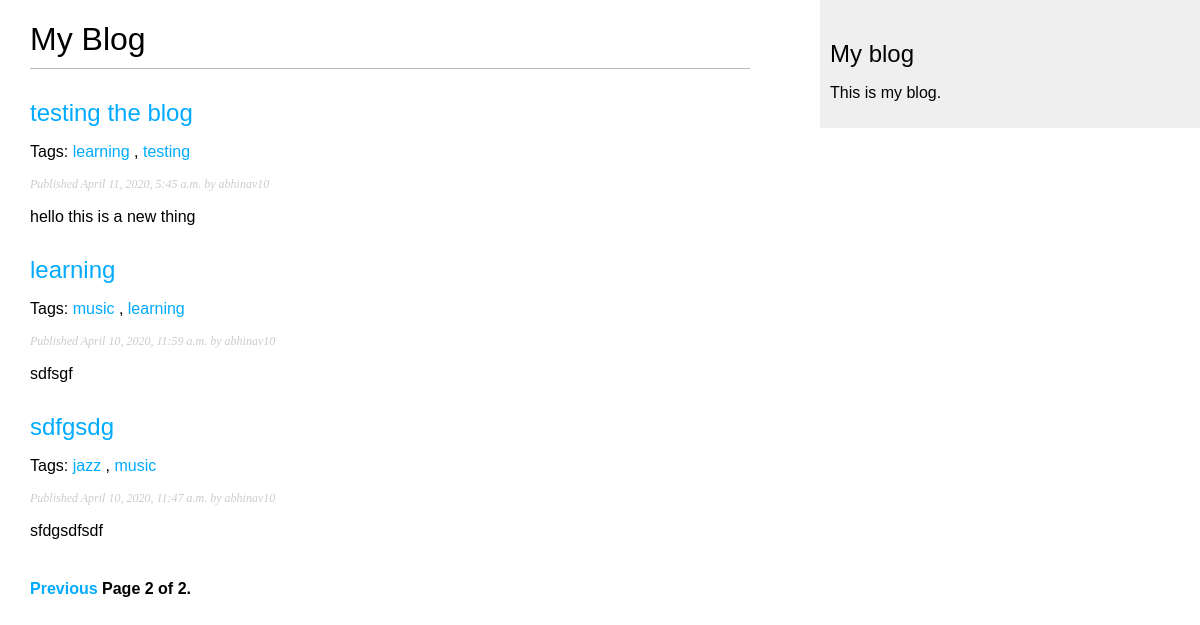
Screenshot of /blog/?page=2 with the database file from the repository.
### blog/models.py (models this page shows, shortened)
class Post(models.Model):
	STATUS_CHOICES = (
			('draft','Draft'),
			('published','Published')
		)
	title = models.CharField(max_length=250)
	slug = models.SlugField(max_length=250,unique_for_date='publish')  #short label containing only letters ,etc. for beautifl urls
	author = models.ForeignKey(User,related_name= 'blog_posts',on_delete=models.CASCADE)
	body = models.TextField()
	publish = models.DateTimeField(default = timezone.now)
	created = models.DateTimeField(auto_now_add = True)  #time for creation of object
	updated = models.DateTimeField(auto_now = True) #time for saving the object
	status = models.CharField(max_length=10,choices = STATUS_CHOICES,default = 'draft' )
	objects = models.Manager()
	published = PublishedManager()
	tags = TaggableManager()
	def get_absolute_url(self):
		return reverse('blog:post_detail',args=[self.publish.year,
												self.publish.strftime('%m'),
												self.publish.strftime('%d'),
												self.slug])
	class Meta:  #this contains meta deta of the model
		ordering = ('-publish',) # ordering must be a tuple or a list

### blog/views.py (the view)
# urls.py: url(r'^tag/(?P<tag_slug>[-\w]+)/$',views.post_list,name = 'post_list_by_tag'),
def post_list(request,tag_slug= None):
	object_list = Post.published.all()
	tag = None
	if tag_slug:
		tag = get_object_or_404(Tag,slug= tag_slug)
		object_list = object_list.filter(tags__in = [tag])
	paginator = Paginator(object_list,3) #3 posts in each page
	page = request.GET.get('page')
	try:
		posts = paginator.page(page)
	except PageNotAnInteger:
		posts = paginator.page(1)
	except EmptyPage:
		posts = paginator.page(paginator.num_pages)
	return render(request,'blog/post/list.html',{'page':page,'posts':posts,'tag':tag})

### blog/models.py (called while the page is built)
	def get_queryset(self):
		return super(PublishedManager,self).get_queryset().filter(status='published')

### blog/templates/blog/post/list.html (shortened to what this page needs)
{% extends "blog/base.html" %}
{% block content %}
    <h1>My Blog</h1>
    {% for post in posts %}
        <h2><a href="{{ post.get_absolute_url }}">{{ post.title }}</a></h2>
        <p class="tags">
            Tags:
            {% for tag in post.tags.all %}
                <a href="{% url 'blog:post_list_by_tag' tag.slug %}">{{ tag.name }}</a>
                {% if not forloop.last %}, {% endif %}
            {% endfor %}
        </p>
        <p class="date">Published {{ post.publish }} by {{ post.author }}</p>
        {{ post.body|truncatewords:30|linebreaks }}
    {% endfor %}
    {% include "pagination.html" with page=posts %}
{% endblock %}

### blog/static/css/blog.css (style rules this page uses)
body { margin:0; padding:0; font-family:helvetica, sans-serif; }
a { color:#00abff; text-decoration:none; }
h1 { font-weight:normal; border-bottom:1px solid #bbb; padding:0 0 10px 0; }
h2 { font-weight:normal; margin:30px 0 0; }
p.date { color:#ccc; font-family: georgia, serif; font-size: 12px; font-style: italic; }

### rows the page displays
Post: title "testing the blog", publish "April 11, 2020, 5:45 a.m.", author "abhinav10", body "hello this is a new thing"
Tag: name "learning"
Tag: name "testing"
Post: title "learning", publish "April 10, 2020, 11:59 a.m.", author "abhinav10", body "sdfsgf"
Tag: name "music"
Post: title "sdfgsdg", publish "April 10, 2020, 11:47 a.m.", author "abhinav10", body "sfdgsdfsdf"
Tag: name "jazz"

### other values shown
{{ page.number }} "2"
{{ page.paginator.num_pages }} "2"
